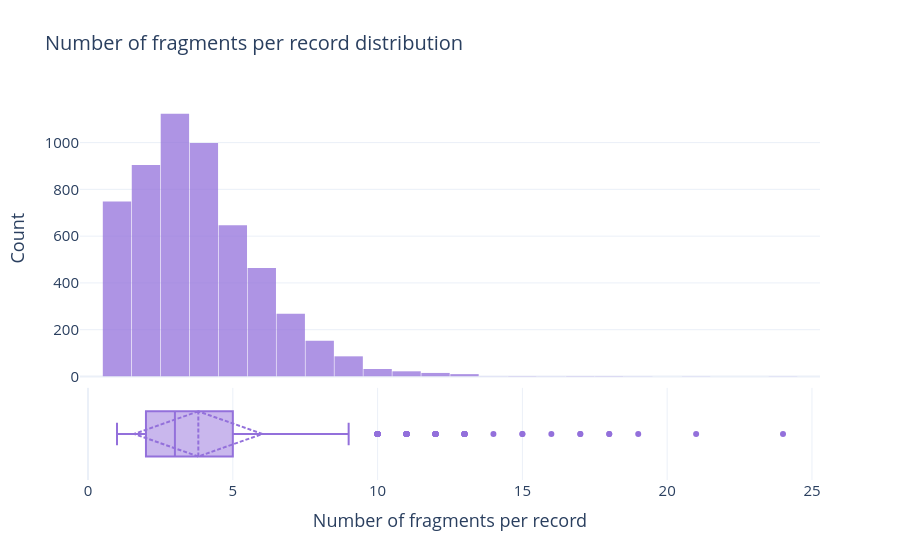

This figure's notebook cell:
### Markdown cell above
### 3.5. Number of fragments per record

### Code cell
# --- 1. Contar fragmentos por paciente ---
fragments_per_record = df.groupby("record_id").size()

# --- 3. Figura: histograma + KDE arriba, boxplot horizontal abajo ---
fig = make_subplots(
    rows=2, cols=1,
    shared_xaxes=True,
    row_heights=[0.75, 0.25],
    vertical_spacing=0.03,
)

fig.add_trace(
    go.Histogram(
        x=fragments_per_record,
        name="n/patient",
        marker_color="mediumpurple",
        opacity=0.75,
        showlegend=False,
    ),
    row=1, col=1
)

fig.add_trace(
    go.Box(
        x=fragments_per_record,
        name="Fragments/patient",
        marker_color="mediumpurple",
        line_color="mediumpurple",
        boxpoints="outliers",
        showlegend=False,
        boxmean="sd",
    ),
    row=2, col=1
)

# --- 4. Layout ---
fig.update_layout(
    template="plotly_white",
    title_text="Number of fragments per record distribution",
    font=dict(size=15),
    title_font=dict(size=20),
    bargap=0.02,
)
fig.update_yaxes(title_text="Count", row=1, col=1)
fig.update_yaxes(showticklabels=False, row=2, col=1)
fig.update_xaxes(title_text="Number of fragments per record", row=2, col=1)

fig.show()
fig.write_image("assets/filtered/fragments_record_distribution.png", scale=5)

### Figure 1 — Plotly figure (JSON) as saved in the notebook; plotly's stock layout.template omitted (floating-point values rounded to 4 significant figures; data arrays with more than 128 entries replaced by an {"elided": "..."} marker saying what was removed)
{"data": [{"marker": {"color": "mediumpurple"}, "name": "n/patient", "opacity": 0.75, "showlegend": false, "type": "histogram", "x": {"elided": "5480 int values"}, "xaxis": "x", "yaxis": "y"}, {"boxmean": "sd", "boxpoints": "outliers", "line": {"color": "mediumpurple"}, "marker": {"color": "mediumpurple"}, "name": "Fragments/patient", "showlegend": false, "type": "box", "x": {"elided": "5480 int values"}, "xaxis": "x2", "yaxis": "y2"}], "layout": {"bargap": 0.02, "font": {"size": 15}, "title": {"font": {"size": 20}, "text": "Number of fragments per record distribution"}, "xaxis": {"anchor": "y", "domain": [0, 1], "matches": "x2", "showticklabels": false}, "xaxis2": {"anchor": "y2", "domain": [0, 1], "title": {"text": "Number of fragments per record"}}, "yaxis": {"anchor": "x", "domain": [0.2725, 1], "title": {"text": "Count"}}, "yaxis2": {"anchor": "x2", "domain": [0, 0.2425], "showticklabels": false}}}
